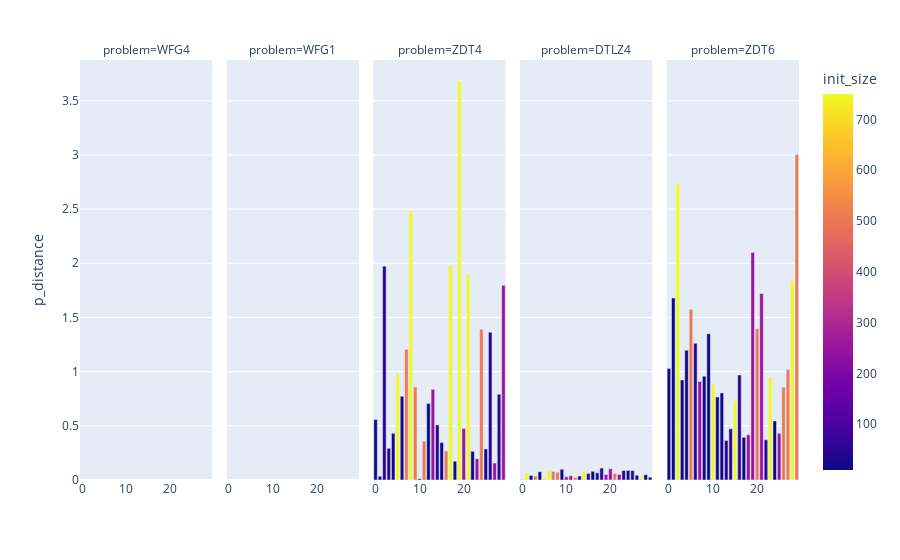

Notebook source saved alongside this figure:
### Code cell
px.bar(all_experimrnts.query('i_fevals==1000'), 
       y="p_distance", 
       color="init_size", 
       color_discrete_sequence=['rgb(150,0,90)', 'rgb(0,0,200)',  'rgb(151,255,0)', 'rgb(255,234,0)', 'rgb(255,111,0)', '#fe88ec'],
       barmode="group", facet_col="problem")

### Figure 1 — Plotly figure (JSON) as saved in the notebook; plotly's stock layout.template omitted (floating-point values rounded to 4 significant figures)
{"data": [{"alignmentgroup": "True", "hoverlabel": {"namelength": 0}, "hovertemplate": "problem=WFG4<br>p_distance=%{y}<br>init_size=%{marker.color}", "legendgroup": "", "marker": {"color": [20, 10, 500, 10, 10, 20, 20, 750, 250, 500, 250, 250, 750, 50, 20, 750, 250, 50, 500, 10, 750, 10, 500, 250, 20, 500, 50, 50, 50, 750], "coloraxis": "coloraxis"}, "name": "", "offsetgroup": "", "orientation": "v", "showlegend": false, "textposition": "auto", "type": "bar", "xaxis": "x", "y": [null, null, null, null, null, null, null, null, null, null, null, null, null, null, null, null, null, null, null, null, null, null, null, null, null, null, null, null, null, null], "yaxis": "y"}, {"alignmentgroup": "True", "hoverlabel": {"namelength": 0}, "hovertemplate": "problem=WFG1<br>p_distance=%{y}<br>init_size=%{marker.color}", "legendgroup": "", "marker": {"color": [750, 10, 50, 50, 250, 10, 250, 50, 10, 250, 750, 500, 10, 20, 750, 500, 20, 10, 20, 500, 50, 20, 750, 250, 20, 500, 750, 500, 50, 250], "coloraxis": "coloraxis"}, "name": "", "offsetgroup": "", "orientation": "v", "showlegend": false, "textposition": "auto", "type": "bar", "xaxis": "x2", "y": [null, null, null, null, null, null, null, null, null, null, null, null, null, null, null, null, null, null, null, null, null, null, null, null, null, null, null, null, null, null], "yaxis": "y2"}, {"alignmentgroup": "True", "hoverlabel": {"namelength": 0}, "hovertemplate": "problem=ZDT4<br>p_distance=%{y}<br>init_size=%{marker.color}", "legendgroup": "", "marker": {"color": [20, 20, 50, 50, 20, 750, 20, 500, 750, 500, 10, 500, 10, 250, 50, 10, 500, 750, 20, 750, 250, 750, 10, 250, 500, 10, 50, 250, 50, 250], "coloraxis": "coloraxis"}, "name": "", "offsetgroup": "", "orientation": "v", "showlegend": false, "textposition": "auto", "type": "bar", "xaxis": "x3", "y": [0.5577, 0.0349, 1.974, 0.293, 0.4304, 0.9804, 0.7727, 1.207, 2.487, 0.8573, 0.01184, 0.3585, 0.7049, 0.8366, 0.508, 0.346, 0.2676, 1.984, 0.174, 3.682, 0.4745, 1.898, 0.2645, 0.1968, 1.392, 0.2862, 1.364, 0.1563, 0.7922, 1.798], "yaxis": "y3"}, {"alignmentgroup": "True", "hoverlabel": {"namelength": 0}, "hovertemplate": "problem=DTLZ4<br>p_distance=%{y}<br>init_size=%{marker.color}", "legendgroup": "", "marker": {"color": [20, 750, 10, 500, 10, 750, 750, 500, 500, 10, 250, 250, 500, 20, 750, 50, 10, 50, 50, 250, 250, 500, 250, 50, 20, 50, 10, 750, 20, 20], "coloraxis": "coloraxis"}, "name": "", "offsetgroup": "", "orientation": "v", "showlegend": false, "textposition": "auto", "type": "bar", "xaxis": "x4", "y": [0.003063, 0.06407, 0.04266, 0.03605, 0.07684, 0.02029, 0.08502, 0.07858, 0.07254, 0.09951, 0.02894, 0.03836, 0.02264, 0.03628, 0.08186, 0.06065, 0.07989, 0.06587, 0.1098, 0.05119, 0.1048, 0.06008, 0.05119, 0.08875, 0.088, 0.08728, 0.04301, 0.02926, 0.04905, 0.02573], "yaxis": "y4"}, {"alignmentgroup": "True", "hoverlabel": {"namelength": 0}, "hovertemplate": "problem=ZDT6<br>p_distance=%{y}<br>init_size=%{marker.color}", "legendgroup": "", "marker": {"color": [20, 10, 750, 10, 20, 500, 50, 250, 20, 10, 750, 20, 20, 50, 50, 750, 50, 10, 250, 250, 500, 250, 50, 750, 10, 250, 500, 500, 750, 500], "coloraxis": "coloraxis"}, "name": "", "offsetgroup": "", "orientation": "v", "showlegend": false, "textposition": "auto", "type": "bar", "xaxis": "x5", "y": [1.03, 1.68, 2.729, 0.9236, 1.198, 1.576, 1.262, 0.9098, 0.958, 1.35, 0.8829, 0.7652, 0.8034, 0.3645, 0.4718, 0.7327, 0.9689, 0.394, 0.4181, 2.1, 1.396, 1.722, 0.371, 0.9511, 0.5451, 0.4304, 0.8563, 1.019, 1.838, 3.005], "yaxis": "y5"}], "layout": {"annotations": [{"font": {}, "showarrow": false, "text": "problem=WFG4", "x": 0.092, "xanchor": "center", "xref": "paper", "y": 1, "yanchor": "bottom", "yref": "paper"}, {"font": {}, "showarrow": false, "text": "problem=WFG1", "x": 0.296, "xanchor": "center", "xref": "paper", "y": 1, "yanchor": "bottom", "yref": "paper"}, {"font": {}, "showarrow": false, "text": "problem=ZDT4", "x": 0.5, "xanchor": "center", "xref": "paper", "y": 1, "yanchor": "bottom", "yref": "paper"}, {"font": {}, "showarrow": false, "text": "problem=DTLZ4", "x": 0.704, "xanchor": "center", "xref": "paper", "y": 1, "yanchor": "bottom", "yref": "paper"}, {"font": {}, "showarrow": false, "text": "problem=ZDT6", "x": 0.908, "xanchor": "center", "xref": "paper", "y": 1, "yanchor": "bottom", "yref": "paper"}], "autosize": true, "barmode": "group", "coloraxis": {"colorbar": {"title": {"text": "init_size"}}, "colorscale": [[0, "#0d0887"], [0.1111, "#46039f"], [0.2222, "#7201a8"], [0.3333, "#9c179e"], [0.4444, "#bd3786"], [0.5556, "#d8576b"], [0.6667, "#ed7953"], [0.7778, "#fb9f3a"], [0.8889, "#fdca26"], [1, "#f0f921"]]}, "legend": {"tracegroupgap": 0}, "margin": {"t": 60}, "xaxis": {"anchor": "y", "autorange": true, "domain": [0, 0.184], "range": [-0.5, 29.5]}, "xaxis2": {"anchor": "y2", "autorange": true, "domain": [0.204, 0.388], "matches": "x", "range": [-0.5, 29.5]}, "xaxis3": {"anchor": "y3", "autorange": true, "domain": [0.408, 0.592], "matches": "x", "range": [-0.5, 29.5]}, "xaxis4": {"anchor": "y4", "autorange": true, "domain": [0.612, 0.796], "matches": "x", "range": [-0.5, 29.5]}, "xaxis5": {"anchor": "y5", "autorange": true, "domain": [0.816, 1], "matches": "x", "range": [-0.5, 29.5]}, "yaxis": {"anchor": "x", "autorange": true, "domain": [0, 1], "range": [-1, 4], "title": {"text": "p_distance"}}, "yaxis2": {"anchor": "x2", "autorange": true, "domain": [0, 1], "matches": "y", "range": [-1, 4], "showticklabels": false}, "yaxis3": {"anchor": "x3", "autorange": true, "domain": [0, 1], "matches": "y", "range": [-1, 4], "showticklabels": false, "type": "linear"}, "yaxis4": {"anchor": "x4", "autorange": true, "domain": [0, 1], "matches": "y", "range": [-1, 4], "showticklabels": false, "type": "linear"}, "yaxis5": {"anchor": "x5", "autorange": true, "domain": [0, 1], "matches": "y", "range": [-1, 4], "showticklabels": false, "type": "linear"}}}
